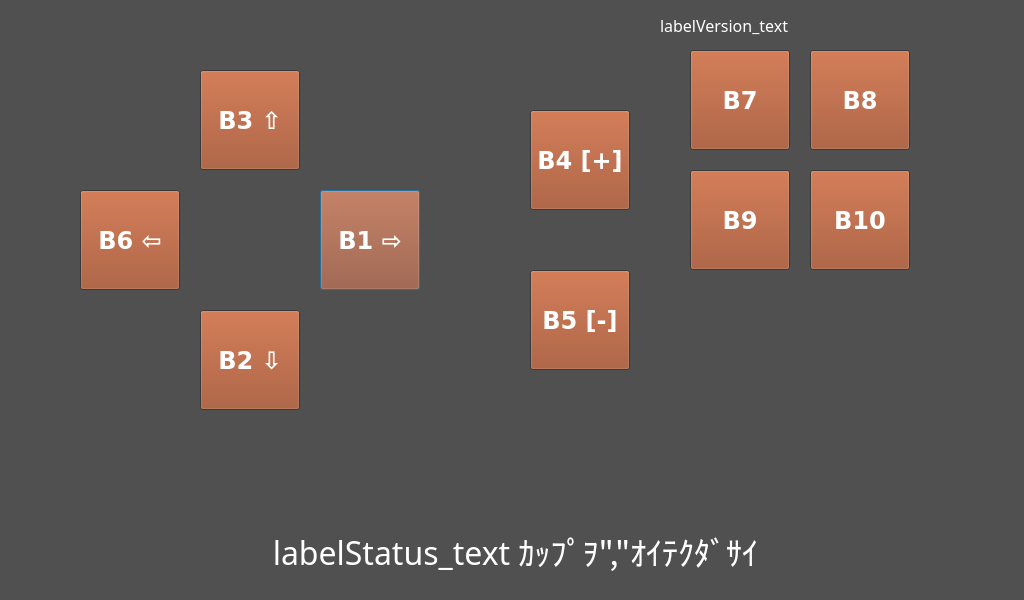
<?xml version="1.0" encoding="UTF-8"?>
<ui version="4.0">
 <class>FormProg</class>
 <widget class="QDialog" name="FormProg">
  <property name="geometry">
   <rect>
    <x>0</x>
    <y>0</y>
    <width>1024</width>
    <height>600</height>
   </rect>
  </property>
  <property name="palette">
   <palette>
    <active>
     <colorrole role="WindowText">
      <brush brushstyle="SolidPattern">
       <color alpha="255">
        <red>255</red>
        <green>255</green>
        <blue>255</blue>
       </color>
      </brush>
     </colorrole>
     <colorrole role="Button">
      <brush brushstyle="SolidPattern">
       <color alpha="255">
        <red>156</red>
        <green>73</green>
        <blue>35</blue>
       </color>
      </brush>
     </colorrole>
     <colorrole role="Text">
      <brush brushstyle="SolidPattern">
       <color alpha="255">
        <red>255</red>
        <green>255</green>
        <blue>255</blue>
       </color>
      </brush>
     </colorrole>
     <colorrole role="ButtonText">
      <brush brushstyle="SolidPattern">
       <color alpha="255">
        <red>255</red>
        <green>255</green>
        <blue>255</blue>
       </color>
      </brush>
     </colorrole>
     <colorrole role="Base">
      <brush brushstyle="SolidPattern">
       <color alpha="255">
        <red>255</red>
        <green>255</green>
        <blue>255</blue>
       </color>
      </brush>
     </colorrole>
     <colorrole role="Window">
      <brush brushstyle="SolidPattern">
       <color alpha="255">
        <red>80</red>
        <green>80</green>
        <blue>80</blue>
       </color>
      </brush>
     </colorrole>
    </active>
    <inactive>
     <colorrole role="WindowText">
      <brush brushstyle="SolidPattern">
       <color alpha="255">
        <red>255</red>
        <green>255</green>
        <blue>255</blue>
       </color>
      </brush>
     </colorrole>
     <colorrole role="Button">
      <brush brushstyle="SolidPattern">
       <color alpha="255">
        <red>156</red>
        <green>73</green>
        <blue>35</blue>
       </color>
      </brush>
     </colorrole>
     <colorrole role="Text">
      <brush brushstyle="SolidPattern">
       <color alpha="255">
        <red>255</red>
        <green>255</green>
        <blue>255</blue>
       </color>
      </brush>
     </colorrole>
     <colorrole role="ButtonText">
      <brush brushstyle="SolidPattern">
       <color alpha="255">
        <red>255</red>
        <green>255</green>
        <blue>255</blue>
       </color>
      </brush>
     </colorrole>
     <colorrole role="Base">
      <brush brushstyle="SolidPattern">
       <color alpha="255">
        <red>255</red>
        <green>255</green>
        <blue>255</blue>
       </color>
      </brush>
     </colorrole>
     <colorrole role="Window">
      <brush brushstyle="SolidPattern">
       <color alpha="255">
        <red>80</red>
        <green>80</green>
        <blue>80</blue>
       </color>
      </brush>
     </colorrole>
    </inactive>
    <disabled>
     <colorrole role="WindowText">
      <brush brushstyle="SolidPattern">
       <color alpha="255">
        <red>159</red>
        <green>158</green>
        <blue>158</blue>
       </color>
      </brush>
     </colorrole>
     <colorrole role="Button">
      <brush brushstyle="SolidPattern">
       <color alpha="255">
        <red>156</red>
        <green>73</green>
        <blue>35</blue>
       </color>
      </brush>
     </colorrole>
     <colorrole role="Text">
      <brush brushstyle="SolidPattern">
       <color alpha="255">
        <red>159</red>
        <green>158</green>
        <blue>158</blue>
       </color>
      </brush>
     </colorrole>
     <colorrole role="ButtonText">
      <brush brushstyle="SolidPattern">
       <color alpha="255">
        <red>159</red>
        <green>158</green>
        <blue>158</blue>
       </color>
      </brush>
     </colorrole>
     <colorrole role="Base">
      <brush brushstyle="SolidPattern">
       <color alpha="255">
        <red>80</red>
        <green>80</green>
        <blue>80</blue>
       </color>
      </brush>
     </colorrole>
     <colorrole role="Window">
      <brush brushstyle="SolidPattern">
       <color alpha="255">
        <red>80</red>
        <green>80</green>
        <blue>80</blue>
       </color>
      </brush>
     </colorrole>
    </disabled>
   </palette>
  </property>
  <property name="font">
   <font>
    <family>RotisSemiSans</family>
    <pointsize>16</pointsize>
   </font>
  </property>
  <property name="windowTitle">
   <string/>
  </property>
  <widget class="QLabel" name="labelStatus">
   <property name="geometry">
    <rect>
     <x>20</x>
     <y>510</y>
     <width>991</width>
     <height>81</height>
    </rect>
   </property>
   <property name="font">
    <font>
     <family>RotisSemiSans</family>
     <pointsize>24</pointsize>
    </font>
   </property>
   <property name="autoFillBackground">
    <bool>true</bool>
   </property>
   <property name="text">
    <string>labelStatus_text ｶｯﾌﾟｦ&quot;,&quot;ｵｲﾃｸﾀﾞｻｲ</string>
   </property>
   <property name="textFormat">
    <enum>Qt::AutoText</enum>
   </property>
   <property name="alignment">
    <set>Qt::AlignCenter</set>
   </property>
  </widget>
  <widget class="QPushButton" name="buttonB1">
   <property name="geometry">
    <rect>
     <x>320</x>
     <y>190</y>
     <width>100</width>
     <height>100</height>
    </rect>
   </property>
   <property name="font">
    <font>
     <family>DejaVu Sans</family>
     <pointsize>18</pointsize>
     <weight>75</weight>
     <bold>true</bold>
    </font>
   </property>
   <property name="text">
    <string>B1 ⇨</string>
   </property>
  </widget>
  <widget class="QPushButton" name="buttonB2">
   <property name="geometry">
    <rect>
     <x>200</x>
     <y>310</y>
     <width>100</width>
     <height>100</height>
    </rect>
   </property>
   <property name="font">
    <font>
     <family>DejaVu Sans</family>
     <pointsize>18</pointsize>
     <weight>75</weight>
     <bold>true</bold>
    </font>
   </property>
   <property name="text">
    <string>B2 ⇩</string>
   </property>
  </widget>
  <widget class="QPushButton" name="buttonB3">
   <property name="geometry">
    <rect>
     <x>200</x>
     <y>70</y>
     <width>100</width>
     <height>100</height>
    </rect>
   </property>
   <property name="font">
    <font>
     <family>DejaVu Sans</family>
     <pointsize>18</pointsize>
     <weight>75</weight>
     <bold>true</bold>
    </font>
   </property>
   <property name="text">
    <string>B3 ⇧</string>
   </property>
  </widget>
  <widget class="QPushButton" name="buttonB4">
   <property name="geometry">
    <rect>
     <x>530</x>
     <y>110</y>
     <width>100</width>
     <height>100</height>
    </rect>
   </property>
   <property name="font">
    <font>
     <family>DejaVu Sans</family>
     <pointsize>18</pointsize>
     <weight>75</weight>
     <bold>true</bold>
    </font>
   </property>
   <property name="text">
    <string>B4 [+]</string>
   </property>
  </widget>
  <widget class="QPushButton" name="buttonB5">
   <property name="geometry">
    <rect>
     <x>530</x>
     <y>270</y>
     <width>100</width>
     <height>100</height>
    </rect>
   </property>
   <property name="font">
    <font>
     <family>DejaVu Sans</family>
     <pointsize>18</pointsize>
     <weight>75</weight>
     <bold>true</bold>
    </font>
   </property>
   <property name="text">
    <string>B5 [-]</string>
   </property>
  </widget>
  <widget class="QPushButton" name="buttonB6">
   <property name="geometry">
    <rect>
     <x>80</x>
     <y>190</y>
     <width>100</width>
     <height>100</height>
    </rect>
   </property>
   <property name="font">
    <font>
     <family>DejaVu Sans</family>
     <pointsize>18</pointsize>
     <weight>75</weight>
     <bold>true</bold>
    </font>
   </property>
   <property name="text">
    <string>B6 ⇦</string>
   </property>
  </widget>
  <widget class="QPushButton" name="buttonB7">
   <property name="geometry">
    <rect>
     <x>690</x>
     <y>50</y>
     <width>100</width>
     <height>100</height>
    </rect>
   </property>
   <property name="font">
    <font>
     <family>DejaVu Sans</family>
     <pointsize>18</pointsize>
     <weight>75</weight>
     <bold>true</bold>
    </font>
   </property>
   <property name="text">
    <string>B7</string>
   </property>
  </widget>
  <widget class="QPushButton" name="buttonB8">
   <property name="geometry">
    <rect>
     <x>810</x>
     <y>50</y>
     <width>100</width>
     <height>100</height>
    </rect>
   </property>
   <property name="font">
    <font>
     <family>DejaVu Sans</family>
     <pointsize>18</pointsize>
     <weight>75</weight>
     <bold>true</bold>
    </font>
   </property>
   <property name="text">
    <string>B8</string>
   </property>
  </widget>
  <widget class="QPushButton" name="buttonB9">
   <property name="geometry">
    <rect>
     <x>690</x>
     <y>170</y>
     <width>100</width>
     <height>100</height>
    </rect>
   </property>
   <property name="font">
    <font>
     <family>DejaVu Sans</family>
     <pointsize>18</pointsize>
     <weight>75</weight>
     <bold>true</bold>
    </font>
   </property>
   <property name="text">
    <string>B9</string>
   </property>
  </widget>
  <widget class="QPushButton" name="buttonB10">
   <property name="geometry">
    <rect>
     <x>810</x>
     <y>170</y>
     <width>100</width>
     <height>100</height>
    </rect>
   </property>
   <property name="font">
    <font>
     <family>DejaVu Sans</family>
     <pointsize>18</pointsize>
     <weight>75</weight>
     <bold>true</bold>
    </font>
   </property>
   <property name="text">
    <string>B10</string>
   </property>
  </widget>
  <widget class="QLabel" name="labelVersion">
   <property name="geometry">
    <rect>
     <x>660</x>
     <y>15</y>
     <width>364</width>
     <height>20</height>
    </rect>
   </property>
   <property name="font">
    <font>
     <family>RotisSemiSans</family>
     <pointsize>12</pointsize>
    </font>
   </property>
   <property name="text">
    <string>labelVersion_text</string>
   </property>
   <property name="textFormat">
    <enum>Qt::AutoText</enum>
   </property>
  </widget>
 </widget>
 <resources/>
 <connections/>
</ui>
